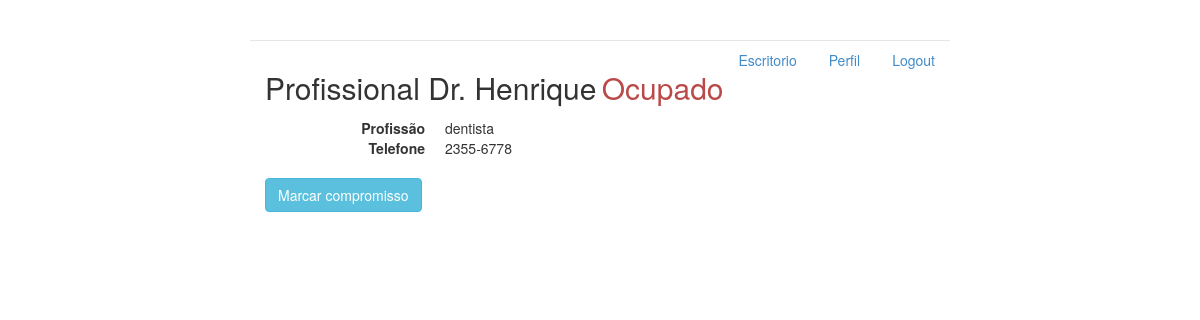
Page /perfil/2 on the committed database.
### agenda/models.py (models this page shows, shortened)
class Profissional(models.Model):
    nome = models.CharField(max_length=120)
    telefone = models.CharField(max_length=10)
    profissao = models.CharField(max_length=120)
    disponivel = models.BooleanField()
    escritorio = models.ForeignKey(Escritorio, on_delete=models.CASCADE, related_name="profissionais")
    def __init__(self, *args, **kwargs):
        super().__init__(*args, **kwargs)
        self.disponivel = False
    def __str__(self):
        return 'Profissional %s' % (self.nome)

### agenda/views.py (the view)
# urls.py: url(r'^perfil/(?P<perfil_id>\d+)$', views.detalhesPerfil, name='perfil'),
def detalhesPerfil(request, perfil_id):
    perfil = Profissional.objects.get(id=perfil_id)
    escritorio = perfil.escritorio
    profissionais = Profissional.objects.filter(escritorio=escritorio)
    clientes = Cliente.objects.all()
    return render(request, 'perfil.html', {'perfil':perfil, 'perfilLogado':perfilLogado(),
                                           'escritorio':escritorio, 'profissionais':profissionais,
                                           'clientes':clientes})

### agenda/views.py (called while the page is built)
def perfilLogado():
    return Profissional.objects.get(id=1)

### agenda/templates/perfil.html (shortened to what this page needs)
{% extends 'base.html' %}
{% block body %}
<div class="row">
    <div class="col-lg-12">
        <h2 style='margin-top:0'>{{ perfil }}
            {% if perfil.disponivel %}
                <span class="text-success pull-right" aria-hidden="true">Disponivel</span>
            {% else %}
                <span class="text-danger pull-right" aria-hidden="true">Ocupado</span>
            {% endif %}
        </h2>
        <dl class="dl-horizontal">
            <dt>Profissão</dt>
            <dd>{{ perfil.profissao }}</dd>
            <dt>Telefone</dt>
            <dd>{{ perfil.telefone }}</dd>
        </dl>
        <a data-toggle="modal" data-target="#marcar" class="btn btn-info" role="button">Marcar compromisso</a>
    </div>
</div>
{% endblock %}>

### agenda/static/styles/main.css (style rules this page uses)
body { padding-top: 20px; padding-bottom: 20px; }

### rows in the picture
Profissional: nome "Profissional Dr. Henrique", profissao "dentista", telefone "2355-6778"
